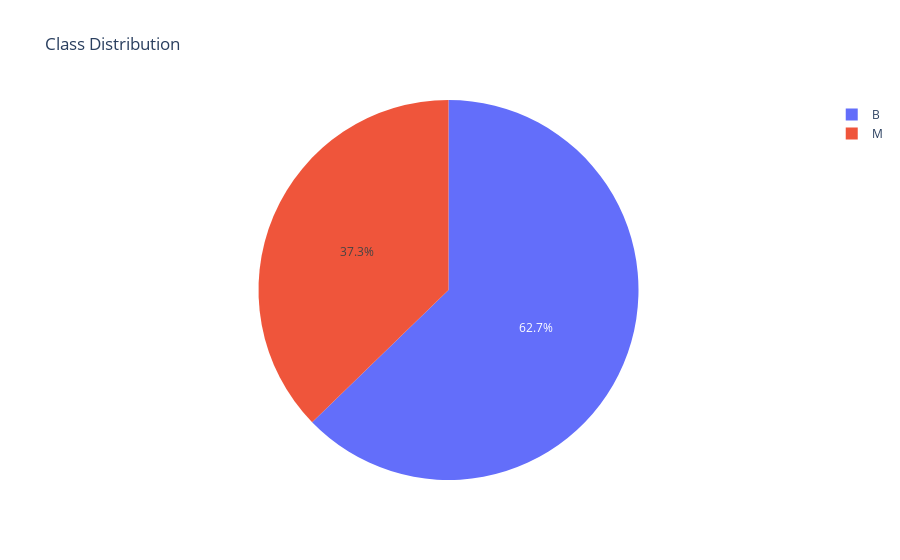

Notebook code cell kept with this figure:
### Markdown cell above
## Class distribution

### Code cell
import plotly.express as px

class_counts = target.value_counts().reset_index()
class_counts.columns = [target.name, 'Count']

fig = px.pie(
    class_counts,
    values='Count',
    names=target.name,
    title='Class Distribution'
)

fig.show()

### Figure 1 — Plotly figure (JSON) as saved in the notebook; plotly's stock layout.template omitted (floating-point values rounded to 4 significant figures)
{"data": [{"domain": {"x": [0, 1], "y": [0, 1]}, "hovertemplate": "Diagnosis=%{label}<br>Count=%{value}<extra></extra>", "labels": ["B", "M"], "legendgroup": "", "name": "", "showlegend": true, "type": "pie", "values": [357, 212]}], "layout": {"legend": {"tracegroupgap": 0}, "title": {"text": "Class Distribution"}}}
